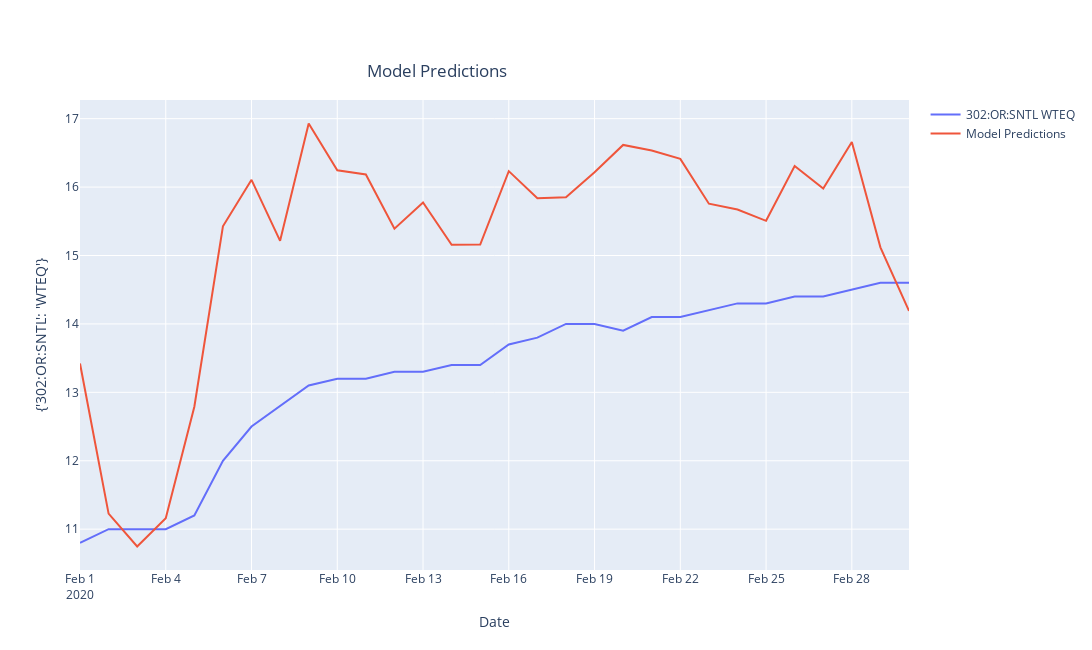

This figure's notebook cell:
### Code cell
apple.make_predictions('02/01/2020', '03/01/2020')
